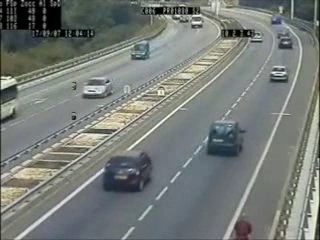
#> input picture frame 75 of images/cars.avi, 320 x 240 px, given in place of video.mp4, which was not available
$ python code.py
#> lines starting #> are read from the running program, lines starting #| are printed output that depends on the picture; after the words box and inside, x2 and y2 are one past the last pixel; in counts of white or black regions, pixels touching at a corner belong together; pictures that were not available may be replaced by others from this repository, and a replacement may not be noted
#Achieved Better contrast ,better noise reduction and masking of path
import cv2
import numpy as np

cap = cv2.VideoCapture('./images/video.mp4')

#Defining the kernel size deciding the amount of blur to be applied (Only an odd value will work)
kernel_x=21
kernel_y=21

#Defining Thresholds
low_threshold=30
high_threshold=200
black_threshold= 240
white_threshold= 250

while True:
    ret,frame= cap.read()
#> frame is the input picture: shape (240, 320, 3); mean B, G, R 120, 123.9, 118.8
    if ret==True:
        #showing original input
        cv2.imshow("Original",frame)
        #Actual code

        #Blurring the floor
        #Making region of interests
        image = np.zeros((frame.shape[0],frame.shape[1],3), np.uint8)
        cv2.rectangle(image, (0,frame.shape[0]/2), (frame.shape[1],frame.shape[0]), (255,255,255), -1)
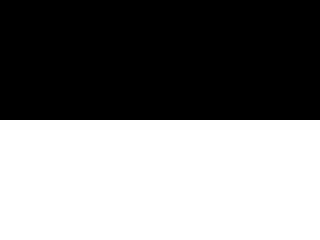
#> image: shape (240, 320, 3); 50% white; 1 white region, box (x1, y1, x2, y2) and area: (0, 120, 320, 240) 38400
        gauss_input=cv2.bitwise_and(frame,image)

        #Applying Gaussian Filter
        gauss_output=cv2.GaussianBlur(gauss_input,(kernel_x,kernel_y), 0)
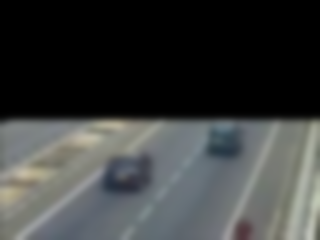
#> gauss_output: shape (240, 320, 3); mean B, G, R 61.4, 62, 59.7
        gray1=cv2.cvtColor(gauss_output,cv2.COLOR_BGR2GRAY)

        #Applying threshold
        __,threshold1=cv2.threshold(gauss_output,black_threshold,255, cv2.THRESH_TOZERO)
#> threshold1: shape (240, 320, 3); every value is 0
        __,threshold2=cv2.threshold(gauss_output,white_threshold,255, cv2.THRESH_TOZERO_INV)
        cv2.imshow("Thresholded1",threshold1)
        cv2.imshow("Thresholded2",threshold2)

        #Combining this into actual image
        frame2=cv2.bitwise_and(threshold1,threshold2)
        cv2.rectangle(frame2, (0,0), (frame.shape[1],frame.shape[0]/2), (255,255,255), -1)
#> frame2: shape (240, 320, 3); 50.4% white; 1 black region, box (x1, y1, x2, y2) and area: (0, 121, 320, 240) 38080
#         cv2.imshow("Thresholded final",frame2)
        frame=cv2.bitwise_and(frame,frame2)
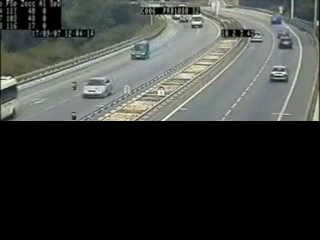
#> frame: shape (240, 320, 3); mean B, G, R 59.4, 62.7, 59.8
        cv2.imshow("Thresholded final",frame)

        #Convert to YUV
        yuv= cv2.cvtColor(frame,cv2.COLOR_BGR2YUV)
#> yuv: shape (240, 320, 3); mean of channels 0, 1, 2 61.4, 127, 126.5
        Y,U,V= cv2.split(yuv)
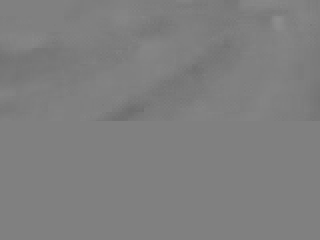
#> U: shape (240, 320); min 110, max 140, mean 127
        #Histogram Equalization
        cv2.equalizeHist(Y,Y)
        equalized=cv2.merge([Y,U,V])
#> equalized: shape (240, 320, 3); mean of channels 0, 1, 2 64.1, 127, 126.5
#         cv2.imshow("New",equalized)

        #Convert back to color
        colored=cv2.cvtColor(equalized,cv2.COLOR_YUV2BGR)

        #Making region of interests
        image2 = np.zeros((colored.shape[0],colored.shape[1],3), np.uint8)
        cv2.rectangle(image2, (0,colored.shape[0]/2-200), (colored.shape[1],colored.shape[0]/2-20), (255,255,255), -1)
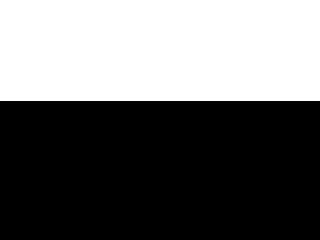
#> image2: shape (240, 320, 3); 42.1% white; 1 white region, box (x1, y1, x2, y2) and area: (0, 0, 320, 101) 32320
        rectImg=cv2.bitwise_and(colored,image2)
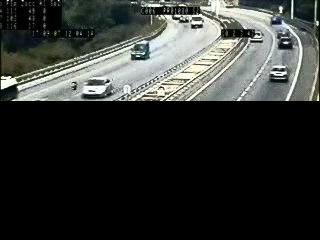
#> rectImg: shape (240, 320, 3); mean B, G, R 50, 52.8, 50.2

        canny1= cv2.Canny(colored, low_threshold, high_threshold)
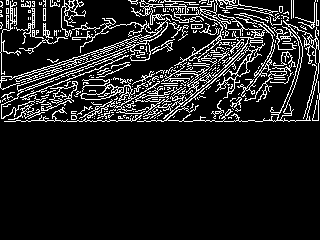
#> canny1: shape (240, 320); 12.6% white in thin lines or dots, all inside (x1, y1, x2, y2) = (0, 0, 320, 122)
        cv2.imshow("Canny1", canny1)

#         contours=cv2.contourArea()

#         circ= cv2.circle(colored, (350, 350), 100, (15,75,50), 1)
#         circImg=cv2.bitwise_xor(colored,colored, mask=circ)

#         canny2= cv2.Canny(circImg, low_threshold, high_threshold)
#         cv2.imshow("Canny2", circImg)

#         cv2.imshow("Colored",rectImg)
#         Mat img;
#         Rect rect;
#         /* Get the img from webcam or from file. Get points from mousecallback
#          * or define the points
#          */
#         rect = Rect(point1.x,point1.y,point2.x-point1.x,point2.-point1.y);
#         Mat roiImg;
#         roiImg = img(rect); /* sliced image */

#         #Convert to YUV
#         yuv2= cv2.cvtColor(colored,cv2.COLOR_BGR2YUV)
#         Y2,U2,V2= cv2.split(yuv2)
#         #Histogram Equalization
#         cv2.equalizeHist(Y2,Y2)
#         equalized2=cv2.merge([Y2,U2,V2])
# #         cv2.imshow("New",equalized)

#         #Convert back to color
#         colored2=cv2.cvtColor(equalized2,cv2.COLOR_YUV2BGR)
#         cv2.imshow("Colored2",colored2)

        if cv2.waitKey(1) == 32:
#> (key q is pressed here)
            while True:
                if cv2.waitKey(1)== 32:
                    break
        if cv2.waitKey(30) & 0xFF == ord('q'):
#> (key q is pressed here)
                break
    else:
        break
cap.release()
cv2.destroyAllWindows()

$ run again, starting later in the video
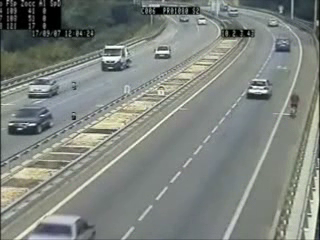
#> input picture frame 337 of images/cars.avi, 320 x 240 px, given in place of video.mp4, which was not available
#> frame is the input picture: shape (240, 320, 3); mean B, G, R 126.3, 131.7, 126
#> image: shape (240, 320, 3); 50% white; 1 white region, box (x1, y1, x2, y2) and area: (0, 120, 320, 240) 38400
#> `gauss_output=cv2.GaussianBlur(gauss_input,(kernel_x,kernel_y), 0)`:
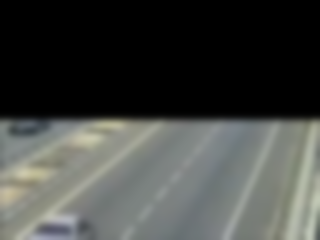
#> gauss_output: shape (240, 320, 3); mean B, G, R 66.4, 69.5, 67.2
#> threshold1: shape (240, 320, 3); every value is 0
#> frame2: shape (240, 320, 3); 50.4% white; 1 black region, box (x1, y1, x2, y2) and area: (0, 121, 320, 240) 38080
#> yuv: shape (240, 320, 3); mean of channels 0, 1, 2 61.7, 127.4, 126.1
#> equalized: shape (240, 320, 3); mean of channels 0, 1, 2 64.1, 127.4, 126.1
#> image2: shape (240, 320, 3); 42.1% white; 1 white region, box (x1, y1, x2, y2) and area: (0, 0, 320, 101) 32320
#> `canny1= cv2.Canny(colored, low_threshold, high_threshold)`:
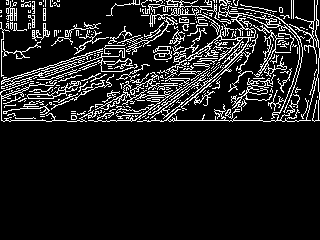
#> canny1: shape (240, 320); 12.1% white in thin lines or dots, all inside (x1, y1, x2, y2) = (0, 0, 320, 122)

$ run again, starting later in the video
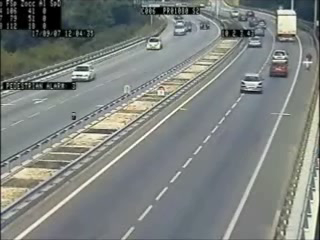
#> input picture frame 600 of images/cars.avi, 320 x 240 px, given in place of video.mp4, which was not available
#> frame is the input picture: shape (240, 320, 3); mean B, G, R 126.6, 129.8, 124.9
#> image: shape (240, 320, 3); 50% white; 1 white region, box (x1, y1, x2, y2) and area: (0, 120, 320, 240) 38400
#> `gauss_output=cv2.GaussianBlur(gauss_input,(kernel_x,kernel_y), 0)`:
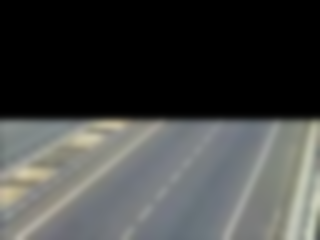
#> gauss_output: shape (240, 320, 3); mean B, G, R 67.2, 68.7, 67.2
#> threshold1: shape (240, 320, 3); every value is 0
#> frame2: shape (240, 320, 3); 50.4% white; 1 black region, box (x1, y1, x2, y2) and area: (0, 121, 320, 240) 38080
#> yuv: shape (240, 320, 3); mean of channels 0, 1, 2 60.6, 127.7, 126.1
#> equalized: shape (240, 320, 3); mean of channels 0, 1, 2 64.2, 127.7, 126.1
#> image2: shape (240, 320, 3); 42.1% white; 1 white region, box (x1, y1, x2, y2) and area: (0, 0, 320, 101) 32320
#> `canny1= cv2.Canny(colored, low_threshold, high_threshold)`:
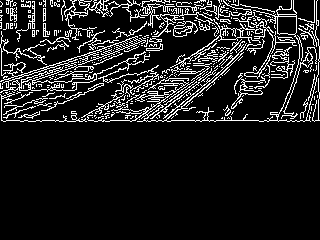
#> canny1: shape (240, 320); 12% white in thin lines or dots, all inside (x1, y1, x2, y2) = (0, 0, 320, 122)
